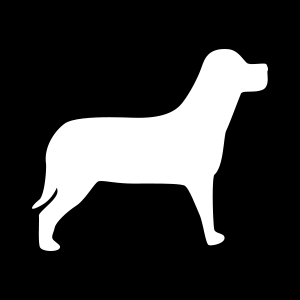
#> input picture Module_01_Computer_Vision_Basics/1.11_Contours/1.11.4_Contour_Approximation/images/dog.png, 300 x 300 px
$ python approx_realworld.py
#> lines starting #> are read from the running program, lines starting #| are printed output that depends on the picture; after the words box and inside, x2 and y2 are one past the last pixel; in counts of white or black regions, pixels touching at a corner belong together
# USAGE
# python approx_realworld.py

# import the necessary images
import cv2
import imutils

# load the receipt image and convert, it to grayscale, and detect
# edges
image = cv2.imread("images/dog.png")
#> image is the input picture: shape (300, 300, 3); min 0, max 255, mean 51.2
gray = cv2.cvtColor(image, cv2.COLOR_BGR2GRAY)
edged = cv2.Canny(gray, 75, 200)
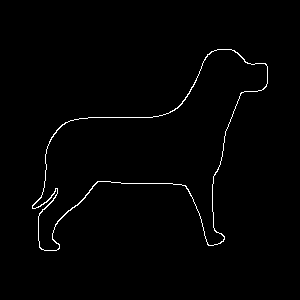
#> edged: shape (300, 300); 1.1% white in thin lines or dots, all inside (x1, y1, x2, y2) = (32, 49, 268, 251)

# show the original image and edged map
cv2.imshow("Original", image)
cv2.imshow("Edge Map", edged)

# find contours in the image and sort them from largest to smallest,
# keeping only the largest ones
cnts = cv2.findContours(edged.copy(), cv2.RETR_EXTERNAL, cv2.CHAIN_APPROX_SIMPLE)
#> cnts = 1 contour; box (x1, y1, x2, y2) and area: (32, 49, 268, 251) 18131
cnts = imutils.grab_contours(cnts)
cnts = sorted(cnts, key=cv2.contourArea, reverse=True)[:7]

# loop over the contours
for c in cnts:
	# approximate the contour and initialize the contour color
	peri = cv2.arcLength(c, True)
	approx = cv2.approxPolyDP(c, 0.1 * peri, True)

	# show the difference in number of vertices between the original
	# and approximated contours
	print("original: {}, approx: {}".format(len(c), len(approx)))

	# if the approximated contour has 4 vertices, then we have found
	# our rectangle
	if len(approx) == 4:
		# draw the outline on the image
		cv2.drawContours(image, [approx], -1, (0, 255, 0), 2)
#> this loop made 1 pass
#> (peri, approx) on pass 1: (961.8, [[266, 64], [39, 247], [223, 241]])
#| original: 321, approx: 3

# show the output image
cv2.imshow("Output", image)
cv2.waitKey(0)

$ run again, with Module_01_Computer_Vision_Basics/1.11_Contours/1.11.4_Contour_Approximation/images/circles_and_squares.png copied over Module_01_Computer_Vision_Basics/1.11_Contours/1.11.4_Contour_Approximation/images/dog.png
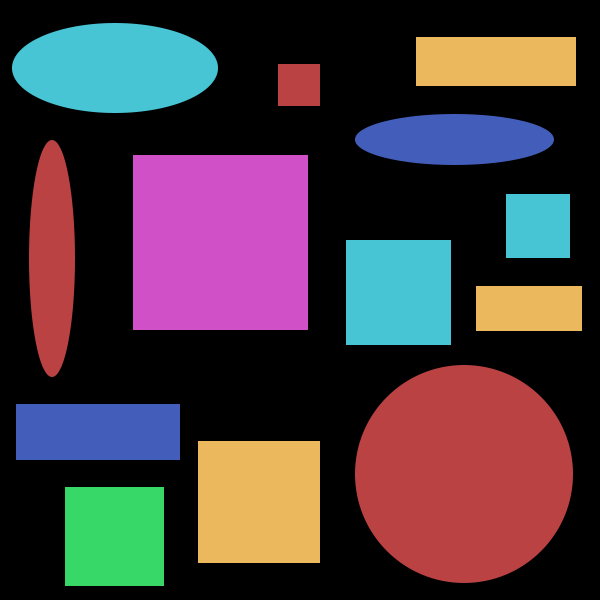
#> input picture Module_01_Computer_Vision_Basics/1.11_Contours/1.11.4_Contour_Approximation/images/circles_and_squares.png, 600 x 600 px
#> image is the input picture: shape (600, 600, 3); mean B, G, R 62, 56.2, 70.8
#> `edged = cv2.Canny(gray, 75, 200)`:
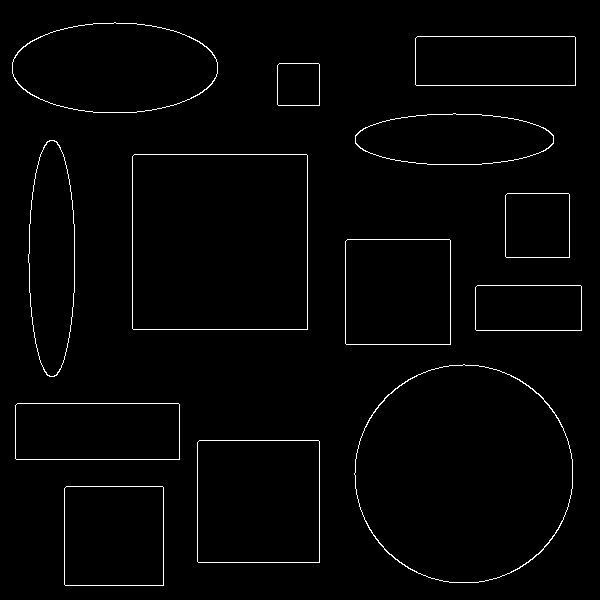
#> edged: shape (600, 600); 1.6% white in thin lines or dots, all inside (x1, y1, x2, y2) = (12, 22, 582, 586)
#> `cnts = cv2.findContours(edged.copy(), cv2.RETR_EXTERNAL, cv2.CHAIN_APP..`: cnts = 13 contours; largest, box (x1, y1, x2, y2) and area: (354, 364, 573, 583) 37376, (132, 154, 308, 330) 30622, (197, 440, 320, 563) 14881, (12, 22, 218, 113) 14575, (345, 239, 451, 345) 11022
#> `cnts = sorted(cnts, key=cv2.contourArea, reverse=True)[:7]`: cnts = 7 contours; box (x1, y1, x2, y2) and area: (354, 364, 573, 583) 37376, (132, 154, 308, 330) 30622, (197, 440, 320, 563) 14881, (12, 22, 218, 113) 14575, (345, 239, 451, 345) 11022, (64, 486, 164, 586) 9798, (15, 403, 180, 460) 9181
#> the loop `for c in cnts:` made 7 passes
#> (peri, approx) on passes 1 to 7: (724.4, [[449, 365], [355, 488], [478, 582], [572, 459]]), (697.7, [[134, 154], [132, 328], [307, 329], [307, 155]]), (485.7, [[199, 440], [197, 561], [319, 562], [319, 441]]), (509.2, [[12, 62], [217, 73]]), (417.7, [[347, 239], [345, 343], [450, 344], [450, 240]]), (393.7, [[66, 486], [64, 584], [163, 585], [163, 487]]), (437.7, [[15, 405], [16, 459], [179, 459], [178, 403]])
#> (printed output is left out)
#> after the loop `for c in cnts:`:
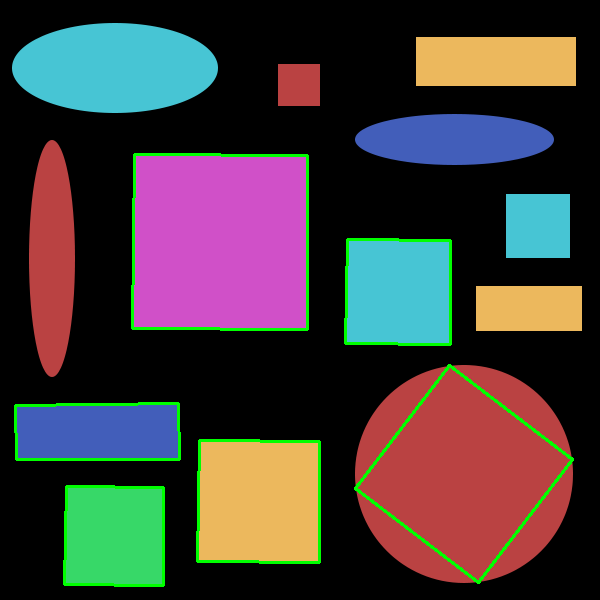
#> image: shape (600, 600, 3); 2.58% of pixels changed, all inside (x1, y1, x2, y2) = (14, 153, 574, 587)
